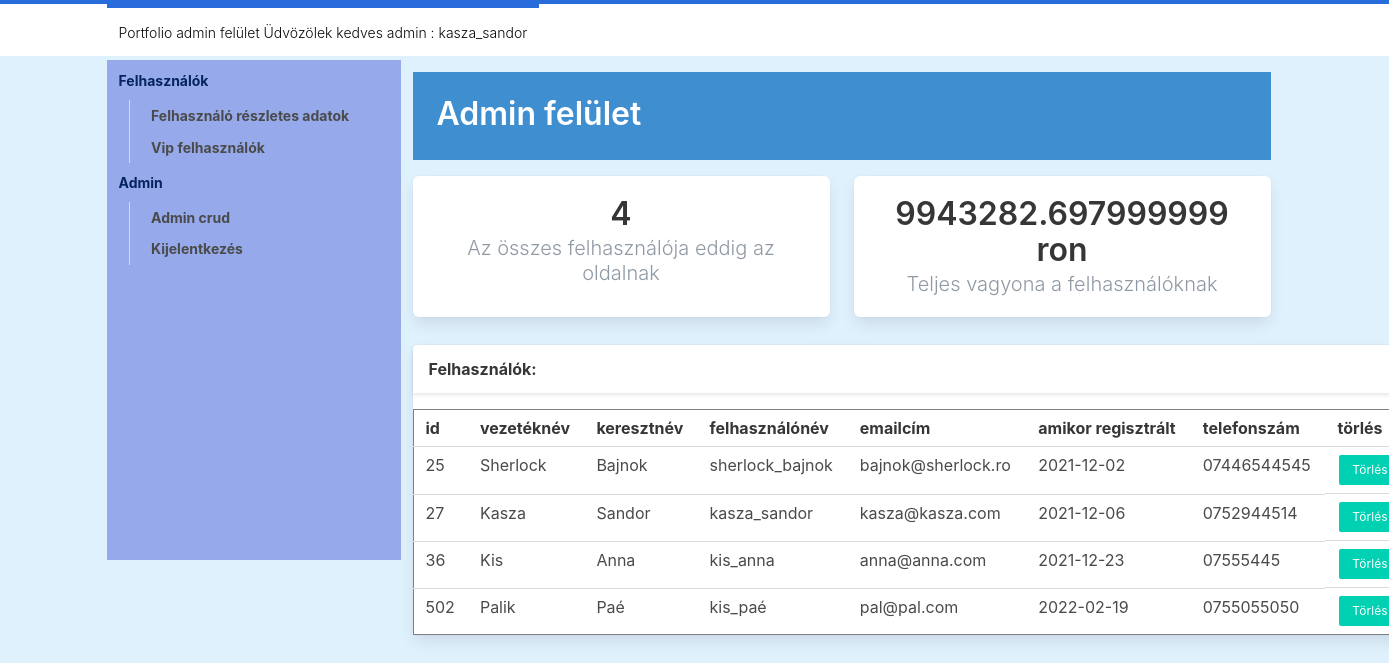
/b_admin/adminfoldal/admin.php (signed in), run on the app's committed database.
### tables this page shows
CREATE TABLE `users`
(
    `id`           int(11) NOT NULL,
    `firs_name`    varchar(25)  NOT NULL,
    `last_name`    varchar(25)  NOT NULL,
    `username`     varchar(50)  NOT NULL,
    `email`        varchar(100) NOT NULL,
    `password`     varchar(255) NOT NULL,
    `signup_date`  date         NOT NULL,
    `profile_pic`  varchar(255) NOT NULL,
    `phone_number` varchar(15)  NOT NULL
);

### b_admin/adminfoldal/admin.php (the view, shortened to what this page needs)
<?php
require_once "../connect.php";
?>
<html>
<head>
    <link rel="stylesheet" type="text/css" href="admin.css">
    <link rel="stylesheet" href="/css/bulma.min.css">
</head>
<body>
<nav class="navbar is-white">
    <div class="container">
        <div class="navbar-brand">
            <a class="navbar-item brand-text">
                Portfolio admin felület <?php
                if ($_SESSION['username'] == 'ksandor') {
                    echo "<div style='color: #FF416C'>";
                    echo "   Az egyetlen superadmin " . $_SESSION['username'];
                    echo "</div>";
                } else {
                    echo "   Üdvözölek kedves admin :  " . $_SESSION['username'];
                }
                ?>
            </a>
        </div>
    </div>
</nav>
<div class="container">
    <div class="columns">
        <div class="column is-3 " id="cl3">
            <aside class="menu is-hidden-mobile">
                <ul class="menu-list">
                    <li>
                        <p>Felhasználók</p>
                        <ul>
                            <li><a href="admin.php">Felhasználó részletes adatok</a></li>
                            <li><a>Vip felhasználók</a></li>
                        </ul>
                    </li>
                    <li>
                        <p>Admin</p>
                        <ul>
                            <li><a href="crudadmin/beszurasadmin.php">Admin crud</a></li>
                            <li><a href="../adminfoldal/destroyadmin.php">Kijelentkezés</a></li>
                        </ul>
                    </li>
                </ul>
            </aside>
        </div>
        <div class="column is-9" id="9clc">
            <section class="hero is-info welcome is-small">
                <div class="hero-body">
                    <div class="container">
                        <h1 class="title">
                            Admin felület
                        </h1>
                    </div>
                </div>
            </section>
            <section class="info-tiles">
                <div class="tile is-ancestor has-text-centered">
                    <div class="tile is-parent">
                        <article class="tile is-child box">
                            <p class="title">
                                <?php
                                $sql = "SELECT count(username) as total from users";
                                $result = mysqli_query($con, $sql);
                                $data = mysqli_fetch_assoc($result);
                                echo $data['total'];
                                ?>
                            </p>
                            <p class="subtitle">Az összes felhasználója eddig az oldalnak</p>
                        </article>
                    </div>
                    <div class="tile is-parent">
                        <article class="tile is-child box">
                            <p class="title">
                                <?php
                                $sql = "SELECT (SELECT SUM(salary) FROM workplace) +
                                (SELECT SUM(totalhprice) FROM house) -
                                (SELECT SUM(broker+tax+hrenovation) FROM expense) +
                                (SELECT SUM(ktej*4.5) FROM kriptonyereseg) +
                                (SELECT SUM(mtej*4.5) FROM metalsnyereseg)
                                AS sum";
                                $result = mysqli_query($con, $sql);
                                $data = mysqli_fetch_assoc($result);
                                echo $data['sum'];
                                ?>
                                ron
                            </p>
                            <p class="subtitle">Teljes vagyona a felhasználóknak</p>
                        </article>
                    </div>
                </div>
            </section>
            <div class="columns">
                <div class="column is-6" id="userlista">
                    <div class="card events-card">
                        <header class="card-header">
                            <p class="card-header-title">
                                Felhasználók:
                            </p>
                            <a href="#" class="card-header-icon" aria-label="more options">
                  <span class="icon">
                  </span>
                            </a>
                        </header>
                        <div class="card-table">
                            <div class="content">
                                <table class="table is-fullwidth is-striped">
                                    <tbody>
                                    <?php
                                    $sql = "SELECT * FROM users";
                                    $result = $con->query($sql);
                                    if ($result->num_rows > 0) {
                                        echo "<table border=1>";
                                        echo "<tr>";
                                        echo "<th> id </th>";
                                        echo "<th> vezetéknév </th>";
                                        echo "<th> keresztnév </th>";
                                        echo "<th> felhasználónév </th>";
                                        echo "<th> emailcím </th>";
                                        echo "<th> amikor regisztrált </th>";
                                        echo "<th> telefonszám </th>";
                                        echo "<th> törlés </th>";
                                        echo "</tr>";
                                        while ($row = $result->fetch_assoc()) {
                                            echo "<tr>";
                                            echo "<td>" . $row["id"] . "</td>";
                                            echo "<td>" . $row["firs_name"] . "</td>";
                                            echo "<td>" . $row["last_name"] . "</td>";
                                            echo "<td>" . $row["username"] . "</td>";
                                            echo "<td>" . $row["email"] . "</td>";
                                            echo "<td>" . $row["signup_date"] . "</td>";
                                            echo "<td>" . $row["phone_number"] . "</td>";
                                            echo "<td class='level-right' ><a class='button is-small is-primary' href=\"admin.php?id=" . $row["id"] . "\">Törlés</a></td>";
                                            echo "</tr>";
                                        }
                                        echo "</table>";
                                    } else {
                                        echo "0 results";
                                    }
                                    ?>
                                    </tbody>
                                </table>
                            </div>
                        </div>
                    </div>
                </div>
            </div>
        </div>
    </div>
</div>
</body>
</html>

### b_admin/adminfoldal/admin.css (style rules this page uses)
html, body { font-family: -apple-system, BlinkMacSystemFont, "Segoe UI", Roboto, Oxygen-Sans, Ubuntu, Cantarell, "Helvetica Neue", sans-serif; font-size: 16px; line-height: 1.5; background: rgba(150, 206, 250, 0.29); }
nav.navbar { border-top: 4px solid #276cda; margin-bottom: 1rem; }
.navbar-item.brand-text { font-weight: 300; border-top: 4px solid #276cda; }
.navbar-item, .navbar-link { font-size: 14px; font-weight: 700; }
#cl3 { background-color: rgba(48, 73, 208, 0.42); height: 500px; }
#userlista { width: 1025px; }
.menu-list { color: #05245d; font-size: 14px; font-weight: 700; }
.menu-list a { color: #0F1D38; font-size: 14px; font-weight: 700; }
.card { box-shadow: 0px 2px 4px rgba(0, 0, 0, 0.18); margin-bottom: 2rem; }
.card-header-title { color: #8F99A3; font-weight: 400; }
.info-tiles { margin: 1rem 0; }
.info-tiles .subtitle { font-weight: 300; color: #8F99A3; }
.hero.welcome .title, .hero.welcome .subtitle { color: hsl(120, 25%, 13%); }

### data on the page
users: id "25", firs_name "Sherlock", last_name "Bajnok", username "sherlock_bajnok", email "bajnok@sherlock.ro", signup_date "2021-12-02", phone_number "07446544545"
users: id "27", firs_name "Kasza", last_name "Sandor", username "kasza_sandor", email "kasza@kasza.com", signup_date "2021-12-06", phone_number "0752944514"
users: id "36", firs_name "Kis", last_name "Anna", username "kis_anna", email "anna@anna.com", signup_date "2021-12-23", phone_number "07555445"
users: id "502", firs_name "Palik", last_name "Paé", username "kis_paé", email "pal@pal.com", signup_date "2022-02-19", phone_number "0755055050"

### other printed values
$_SESSION['username'] "kasza_sandor"
$data['total'] "4"
$data['sum'] "9943282.697999999"
